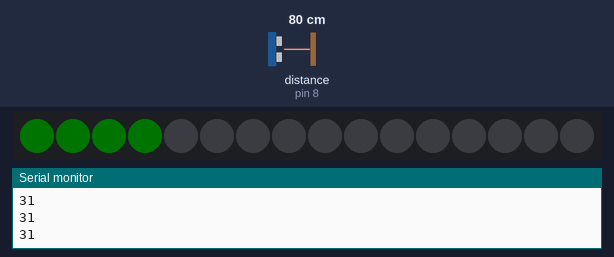
Recording of a sketch running on a simulated Arduino Uno, built with avr-gcc and run on an emulated ATmega328P. Parts: 16 RGB LEDs in strip order, left to right, the last lines printed to the serial monitor. Wiring (inferred from the names in the program): ultrasonic range finder: trigger pin 9; echo pin 8. Inputs (shaded band) come from the test bench; at power-on: distance to the obstacle (sensor on pin 8) 80 cm. The echo pulse lasts 58.3 µs per cm; dim RGB values are drawn brighter than linear.

Above: at 1.3 s.
1.4 s: distance to the obstacle (sensor on pin 8) set to 299 cm
At 2.7 s:
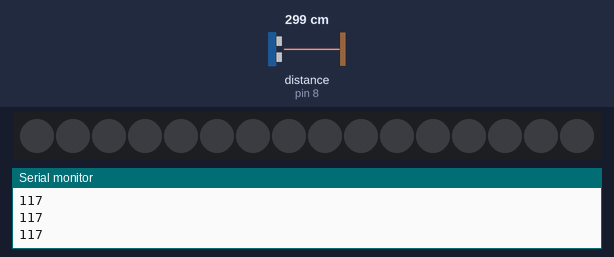
3.0 s: distance to the obstacle (sensor on pin 8) set to 2 cm
At 4.2 s:
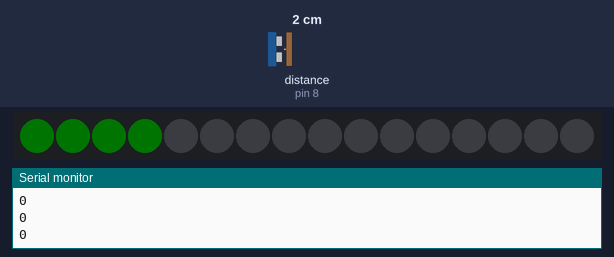
Timing chart, 0 to 6.0 s (numbered marks = the images above; inputs shaded):
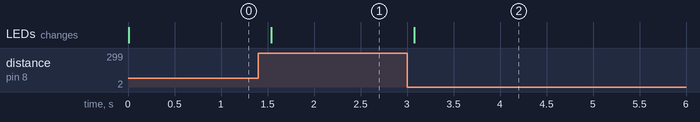

The sketch:

neopixel_ultrasonic.ino
```cpp
#include <Adafruit_NeoPixel.h>
Adafruit_NeoPixel pixels = Adafruit_NeoPixel(16, 6, NEO_GRB + NEO_KHZ800);

#define trigPin 9
#define echoPin 8

void setup() {
  pinMode(trigPin, OUTPUT);
  pinMode(echoPin, INPUT);
  Serial.begin(9600);
  pixels.begin();
}

void loop() {

  long distance = getDistance();
  Serial.println(distance);

  if (distance < 100) {

    pixels.setPixelColor(0, pixels.Color(0,1,0));
    pixels.setPixelColor(1, pixels.Color(0,1,0));
    pixels.setPixelColor(2, pixels.Color(0,1,0));
    pixels.setPixelColor(3, pixels.Color(0,1,0));
    pixels.show();
    delay(500);

  } else {

    pixels.clear();
    pixels.show();
    delay(500);

  }

}


//RETURNS THE DISTANCE MEASURED BY THE HC-SR04 DISTANCE SENSOR
float getDistance()
{
// The sensor is triggered by a HIGH pulse of 10 or more microseconds.
  // Give a short LOW pulse beforehand to ensure a clean HIGH pulse:
  digitalWrite(trigPin, LOW);
  delayMicroseconds(5);
  digitalWrite(trigPin, HIGH);
  delayMicroseconds(10);
  digitalWrite(trigPin, LOW);

  // Read the signal from the sensor: a HIGH pulse whose
  // duration is the time (in microseconds) from the sending
  // of the ping to the reception of its echo off of an object.
  pinMode(echoPin, INPUT);
  long duration = pulseIn(echoPin, HIGH);

  // Convert the time into a distance
  long cm = (duration/2) / 29.1;     // Divide by 29.1 or multiply by 0.0343
  long inches = (duration/2) / 74;   // Divide by 74 or multiply by 0.0135

  return inches;
}
```

Measured:
- after the input at 1.4 s, the LEDs: change after 0.14 s (image 1)
- after the input at 3.0 s, the LEDs: change after 0.08 s (image 2)
